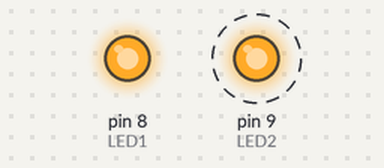
A sketch run on a simulated Arduino Uno, built with avr-gcc and run on an emulated ATmega328P. On the bench: output pins drawn as LEDs (lit = HIGH). Dashed ring = blinking.

Above: at 0.2 s.
At 2.3 s:
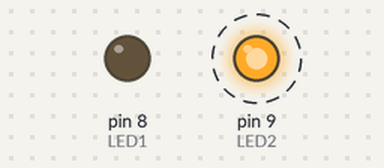
Timing chart, 0 to 5.2 s (numbered marks = the images above):
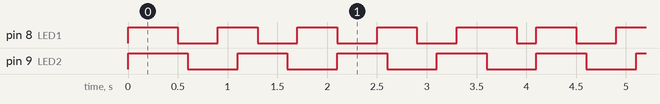

The sketch:

2-10_Blink_Two_LEDs.ino
```cpp
// obtaining two different delays
// LED1 delay is 400 ms (400 ms on, 400 ms off)
// LED2 delay is 500 ms (500 ms on, 500 ms off)
// This example uses the array

const int LED1 = 8;
const int LED2 = 9;
int LED1State=HIGH;
int LED2State=HIGH;
int k = 0;

int LED1Array[] = {1, 1, 1, 1, 0, 0, 0, 0, 1, 1, 1, 1, 0, 0, 0, 0, 1, 1, 1, 1, 0, 0, 0, 0, 1, 1, 1, 1, 0, 0, 0, 0, 1, 1, 1, 1};
int LED2Array[] = {1, 1, 1, 1, 1, 0, 0, 0, 0, 0, 1, 1, 1, 1, 1, 0, 0, 0, 0, 0, 1, 1, 1, 1, 1, 0, 0, 0, 0, 0, 1, 1, 1, 1, 1, 0, 0, 0, 0, 0};

void setup(){

    pinMode(LED1, OUTPUT);
    pinMode(LED2, OUTPUT);

    digitalWrite(LED1, LED1State);
    digitalWrite(LED2, LED2State);

}

void loop(){

    delay(100);
    k = k + 1;
    digitalWrite(LED1, LED1Array[k-1]);
    digitalWrite(LED2, LED2Array[k-1]);
    if(k==40) k = 0;

}
```

Measured:
- by itself, pin 8 (LED1): repeats every 4.0 s: 3 × (HIGH 0.40 s, LOW 0.40 s), HIGH 0.60 s, LOW 0.20 s, HIGH 0.40 s, LOW 0.40 s
- by itself, pin 9 (LED2): alternates HIGH for 0.50 s and LOW for 0.50 s
- by itself, everything shown: repeats every 4.0 s, in 16 steps
